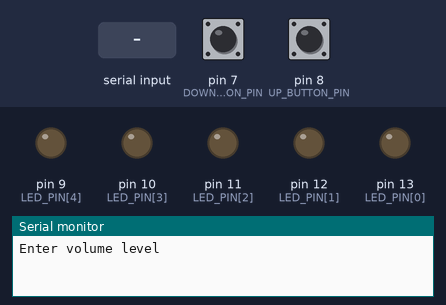
Recording of a sketch running on a simulated Arduino Uno, built with avr-gcc and run on an emulated ATmega328P. Shown: 128×32 character LCD, output pins drawn as LEDs (lit = HIGH), the last lines printed to the serial monitor. The inputs (shaded band) are chosen by the test bench; at power-on: pin 8 (UP_BUTTON_PIN) LOW, pin 7 (DOWN_BUTTON_PIN) LOW. EEPROM starts erased.

Above: at 1.2 s.
1.3 s: pin 8 (UP_BUTTON_PIN) pulled HIGH for 1 s
At 3.4 s:
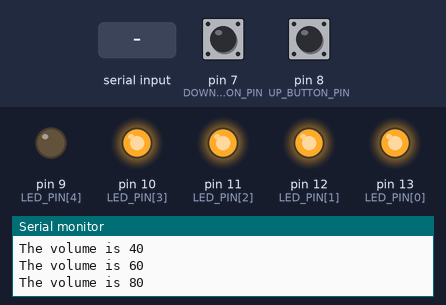
4.1 s: "90,45\n" received over Serial
At 4.9 s:
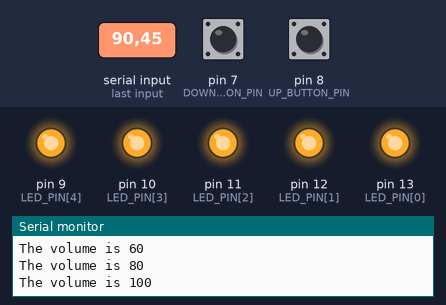
6.6 s: pin 8 (UP_BUTTON_PIN) pulled HIGH for 0.15 s
At 7.3 s:
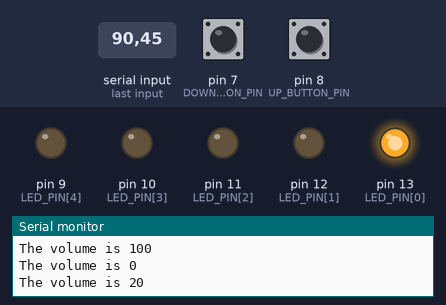
8.4 s: pin 8 (UP_BUTTON_PIN) pulled HIGH for 3.2 s
At 8.89 s:
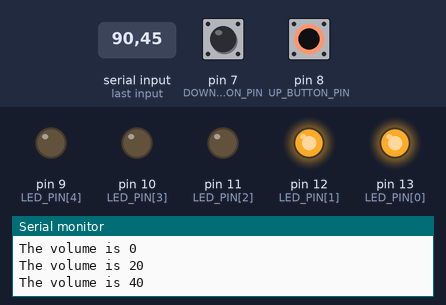
13.1 s: pin 7 (DOWN_BUTTON_PIN) pulled HIGH for 3.2 s
At 13.91 s:
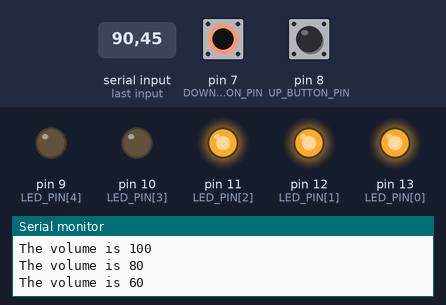
Timing chart, 0 to 16.2 s (numbered marks = the images above; inputs shaded):
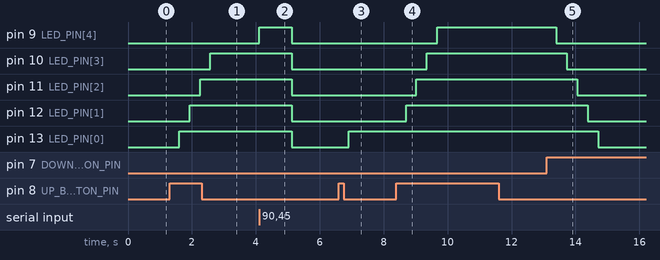

Measured:
- after the input at 1.3 s, pin 10 (LED_PIN[3]): LOW → HIGH after 1.3 s; pin 11 (LED_PIN[2]): LOW → HIGH after 0.95 s; pin 12 (LED_PIN[1]): LOW → HIGH after 0.63 s; pin 13 (LED_PIN[0]): LOW → HIGH after 0.30 s
- after the input at 4.1 s, pin 9 (LED_PIN[4]): LOW → HIGH at once, → LOW 1.0 s later; pin 10 (LED_PIN[3]), pin 11 (LED_PIN[2]), pin 12 (LED_PIN[1]), pin 13 (LED_PIN[0]): HIGH → LOW after 1.0 s
- after the input at 6.6 s, pin 13 (LED_PIN[0]): LOW → HIGH after 0.30 s
- after the input at 8.4 s, pin 9 (LED_PIN[4]): LOW → HIGH after 1.3 s; pin 10 (LED_PIN[3]): LOW → HIGH after 0.95 s; pin 11 (LED_PIN[2]): LOW → HIGH after 0.63 s; pin 12 (LED_PIN[1]): LOW → HIGH after 0.30 s
- after the input at 13.1 s, pin 9 (LED_PIN[4]): HIGH → LOW after 0.30 s; pin 10 (LED_PIN[3]): HIGH → LOW after 0.63 s; pin 11 (LED_PIN[2]): HIGH → LOW after 0.95 s; pin 12 (LED_PIN[1]): HIGH → LOW after 1.3 s; pin 13 (LED_PIN[0]): HIGH → LOW after 1.6 s

The sketch:

serial_volume_control_button_with_lcd1.ino
```cpp
#include <Wire.h>
#include <LiquidCrystal_I2C.h>
#include <EEPROM.h>

LiquidCrystal_I2C lcd(0x27, 128, 32);

const int UP_BUTTON_PIN = 8;
const int DOWN_BUTTON_PIN = 7;
const int LED_PIN[] = {13, 12, 11, 10, 9};
const int LED_num = 5;
const int EEPROM_ADDR = 0;

int LED_count = 0;
int newVolume;
int oldVolume = 0;
int max = 5;
int min = 0;

void setup()
{
  Wire.begin();
  lcd.init();
  lcd.backlight();
  lcd.clear();
  lcd.setCursor(0, 0);
  lcd.print("Hello Mr.Tchasso");
  lcd.setCursor(0, 1);
  lcd.print("We are the best");

  Serial.begin(9600);
  while (!Serial);

  Serial.println("Enter volume level");

  // Restore volume from EEPROM
  LED_count = EEPROM.read(EEPROM_ADDR);
  if (LED_count < min || LED_count > max) {
    LED_count = min; // fallback if EEPROM value is invalid
  }
  newVolume = LED_count * 20;
  oldVolume = newVolume;

  for (int i = 0; i < LED_num; i++) {
    pinMode(LED_PIN[i], OUTPUT);
  }
  pinMode(UP_BUTTON_PIN, INPUT);
  pinMode(DOWN_BUTTON_PIN, INPUT);
}

void loop()
{
  int UpbuttonState = digitalRead(UP_BUTTON_PIN);
  int DownbuttonState = digitalRead(DOWN_BUTTON_PIN);

  if (UpbuttonState == HIGH)
  {
    delay(300);
    if (LED_count < max)
    {
      LED_count++;
      newVolume = LED_count * 20;
    }
  }

  if (Serial.available())
  {
    int level = Serial.parseInt();
    if (level >= 0)
    {
      if (level <= max)
      {
        LED_count = level;
        newVolume = LED_count * 20;
      }
      else
      {
        LED_count = max;
        newVolume = max * 20;
      }
    }
    else
    {
      LED_count = min;
      newVolume = min * 20;
    }
  }

  if (DownbuttonState == HIGH)
  {
    delay(300);
    if (LED_count > min)
    {
      LED_count--;
      newVolume = LED_count * 20;
    }
  }

  for (int i = 0; i < LED_num; i++)
  {
    digitalWrite(LED_PIN[i], i < LED_count ? HIGH : LOW);
  }

  if (newVolume != oldVolume)
  {
    Serial.print("The volume is ");
    Serial.println(newVolume);

    lcd.clear();
    lcd.setCursor(0, 0);
    lcd.print("Volume is ");
    lcd.print(newVolume);
    lcd.setCursor(0, 1);
    lcd.print("MaxLED is 05");

    oldVolume = newVolume;

    // Save volume level to EEPROM
    EEPROM.update(EEPROM_ADDR, LED_count);
  }
}
```
